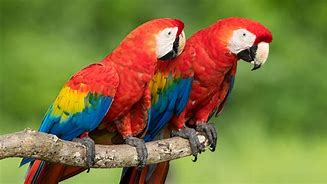
#> input picture DIP_and_CV-main/images/parrot.jpg, 327 x 184 px, found by its file name
$ jupyter execute --allow-errors 10_Mean_sd_corr_of_image.ipynb
#> lines starting #> are read from the running program, lines starting #| are printed output that depends on the picture; long printed decimals are rounded
[cell 1]
import numpy as np
import matplotlib.pyplot as plt
from skimage import io, color
from scipy.stats import pearsonr

# Read the image
i = io.imread('parrot.jpg')
#> i is the input picture: shape (184, 327, 3); mean R, G, B 125.2, 117.1, 62

# Display original image
plt.subplot(2, 2, 1)
plt.imshow(i)
plt.title('Original Image')

# Convert to grayscale
g = color.rgb2gray(i)
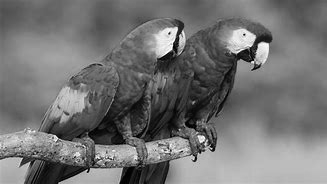
#> g: shape (184, 327) float64; min 0.000833, max 0.995, mean 0.451

# Display grayscale image
plt.subplot(2, 2, 2)
plt.imshow(g, cmap='gray')
plt.title('Gray Image')

# Crop the image
c = g[100:300, 100:300]
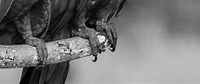
#> c: shape (84, 200) float64; min 0.000833, max 0.993, mean 0.458

# Display cropped image
plt.subplot(2, 2, 3)
plt.imshow(c, cmap='gray')
plt.title('Cropped Image')

# Calculate mean and standard deviation of the cropped image
m = np.mean(c)
#> m = 0.458
s = np.std(c)
#> s = 0.237
print('m:', m)
#| m: 0.458
print('s:', s)
#| s: 0.2371

# Generate checkerboard patterns
checkerboard = np.indices((400, 400)).sum(axis=0) % 2

# Create checkerboard images with different thresholds
k = checkerboard > 0.8
k1 = checkerboard > 0.5

# Display checkerboard images
plt.figure()
plt.subplot(2, 1, 1)
plt.imshow(k, cmap='gray')
plt.title('Image1')
plt.subplot(2, 1, 2)
plt.imshow(k1, cmap='gray')
plt.title('Image2')

# Calculate Pearson correlation coefficient between the two images
#> (the rest of this cell did not finish here and is left out)
